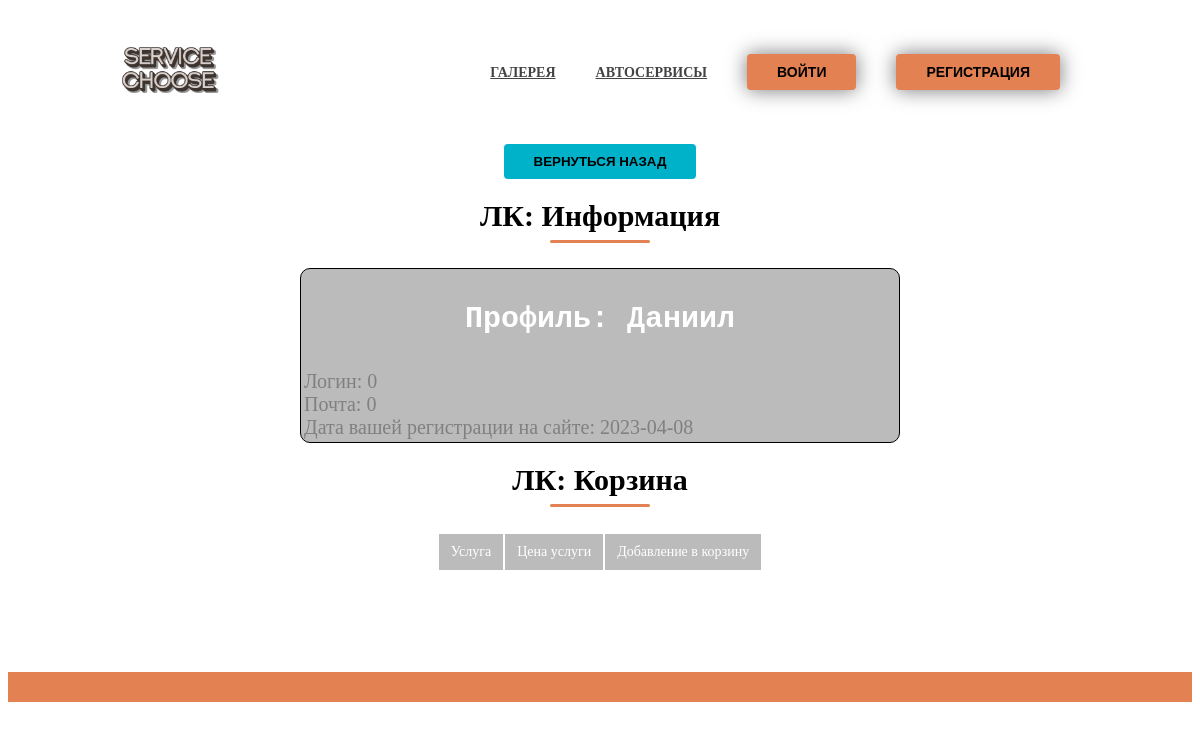
The app's page /adminpanel/prevCl.php?prevCID=1 with its own data.
### tables this page shows
CREATE TABLE `users` (
  `id` int(11) NOT NULL,
  `full_name` varchar(355) DEFAULT NULL,
  `login` varchar(100) DEFAULT NULL,
  `email` varchar(255) DEFAULT NULL,
  `password` varchar(500) DEFAULT NULL,
  `date` varchar(32) DEFAULT NULL
);

### adminpanel/prevCl.php (the view, shortened to what this page needs)
<?php
include '../connect.php';
$id  =  $_GET ['prevCID'];
$check_user = mysqli_query($dp, "SELECT * FROM `users` WHERE `id` = '$id'");
$user = mysqli_fetch_assoc($check_user);
?>
<!DOCTYPE html>
<html>
<head>
    <link rel="stylesheet" type="text/css" href="../css/color-text.css">
    <link rel="stylesheet" type="text/css" href="../css/style.css">
    <link rel="stylesheet" type="text/css" href="../css/shadow.css">
</head>
<body>
        <div class="navbar">
            <div class="container">
                <div class="navbar-nav">
                    <div class="navbar-brand">
                        <a href="../index.php"><img class="navbar-brand-png" src="../img/logo_main.png"><a>
                    </div>
                    <div class="navs" id="navs">
                        <div class="navs-item notbtn"><a href="galery.php" class="txt-uppercase">Галерея</a></div>
                        <div class="navs-item notbtn"><a href="car-services.php" class="txt-uppercase">Автосервисы</a></div>
                        <?php
                            if($flag == 1){
                        ?>
                            <div class="navs-item"><a href="#"><button class="btn  shadow-sm blue"><?= $_SESSION['user']['full_name'] ?></button></a></div>
                            <div class="navs-item"><a href="../RAA/logout.php"><button class="btn txt-uppercase shadow-sm">Выход</button></a></div>
                        <?
                            }else{
                         ?>
                        <div class="navs-item"><a href="auth.php"><button class="btn txt-uppercase shadow-sm">Войти</button></a></div>
                        <div class="navs-item"><a href="register.php"><button class="btn txt-uppercase shadow-sm">Регистрация</button></a></div>
                        <? } ?>
                    </div>
                </div>
            </div>
        </div>
<div class="navs-item" align="center"><a href="../adminpanel/redC.php"><button class="btn txt-uppercase blue">Вернуться назад</button></a></div>
    <div class="container">
    <div class="jumbotron-item">
    <div class="features-box">
        <h1 class="features-t">ЛК: Информация</h1>
  <table class ='table_lk' align="center">
            <tr>
                <td>
                    <p class="text_lk_name">Профиль: <?= $user['full_name'] ?></p>
                </td>
            </tr>
            <tr>
                <td align="left">
                    <div class="text_lk">Логин: <?= $user['login'] ?></div>
                    <div class="text_lk">Почта: <?= $user['email'] ?></div>
                    <div class="text_lk">Дата вашей регистрации на сайте: <?= $user['date'] ?></div>
                </td>
            </tr>
    </table>
    </div>
    </div>
    </div>
    <div class="container">
    <div class="jumbotron-item">
    <div class="features-box">
        <h1 class="features-t">ЛК: Корзина</h1>
    <table align="center" class="cart-tables" >
    <tr>
        <th>Услуга</th>
        <th>Цена услуги</th>
        <th>Добавление в корзину</th>
    </tr>
    <?php
        echo "</table>"
    ?>
    </div>
    </div>
    </div>
    <div class="footer">
        <div class="container">
            <div class="footer-items">
                <div class="footer-item">
                    <span></span>
                </div>
                </div>
            </div>
        </div>
</body>
</html>

### css/color-text.css (style rules this page uses)
:root { --primary: #262626; --primary-disabled: #292222; --secondary: #FFFFFF; --secondary-disabled: #434345; --third: #e38152; --third-disabled: #c23000; --o1: #00b2c9; --o1-disabled: #008191; }

### css/style.css (style rules this page uses)
body { background-image: url("../img/background.png"); background-size: 630px 370px; background-repeat: no-repeat; }
html, body { scroll-behavior: smooth; }
.cart-tables th { font-weight: normal; font-size: 14px; color: #FFF; padding: 10px 12px; background: rgba(187,187,187); }
.table_lk { border-radius: 10px; -webkit-border-radius: 10px; -moz-border-radius: 10px; -khtml-border-radius: 10px; border: 1px solid #000; width: 600px; background-color: #bbbbbb; text-align: center; }
.text_lk_name { font-family: Courier, New monospace; font-size: 30px; font-weight: bold; color: white; }
.text_lk { font-family: Comic Sans MS, cursive; font-size: 20px; color: gray; }
.btn { border: none; background-color: var(--third); padding: 10px 30px; border-radius: 4px; cursor: pointer; }
.txt-uppercase { text-transform: uppercase !important; }
.btn.blue { background-color: var(--o1); }
.container { max-width: 1000px; margin: 0 auto; padding: 0 20px; }
.navbar-brand-png { width: 100%; max-width: 100px; }
.navbar-nav { display: flex; justify-content: space-between; margin: 20px; }
.navbar-brand { display: flex; align-items: center; }
.navs { display: flex; align-items: center; }
.navs .navs-item { margin: 0px 10px; padding: 10px; font-weight: bold; }
.navs .navs-item a { font-size: 14px; color: var(--secondary-disabled); }
.navs .navs-item a button { font-size: 14px; }
.navs .navs-item.notbtn { margin: 0px 10px; transition: 0.3s; padding: 10px; border-radius: 4px; cursor: pointer; }
.navs-item .btn { font-weight: bold; }
.features-box .features-t { font-size: 30px; text-align: center; margin-bottom: 25px; }
.features-box .features-t::after { content: ""; display: block; border-bottom: 3px solid var(--third); width: 10%; margin: 0 auto; border-radius: 50px; margin-top: 7px; min-width: 70px; }
.footer { margin-top: 100px; background-color: var(--third); }
.footer .container span { font-size: 24px; font-weight: bold; text-align: center; width: 100%; display: block; padding: 15px; }
.footer-items { display: flex; flex-wrap: wrap; justify-content: space-between; }

### css/shadow.css (style rules this page uses)
.shadow-sm { box-shadow: 0px 0px 20px 0px rgba(0,0,0,0.54); -webkit-box-shadow: 0px 0px 20px 0px rgba(0,0,0,0.54); -moz-box-shadow: 0px 0px 20px 0px rgba(0,0,0,0.54); }

### records on screen
users: full_name "Даниил", login "0", email "0", date "2023-04-08"
